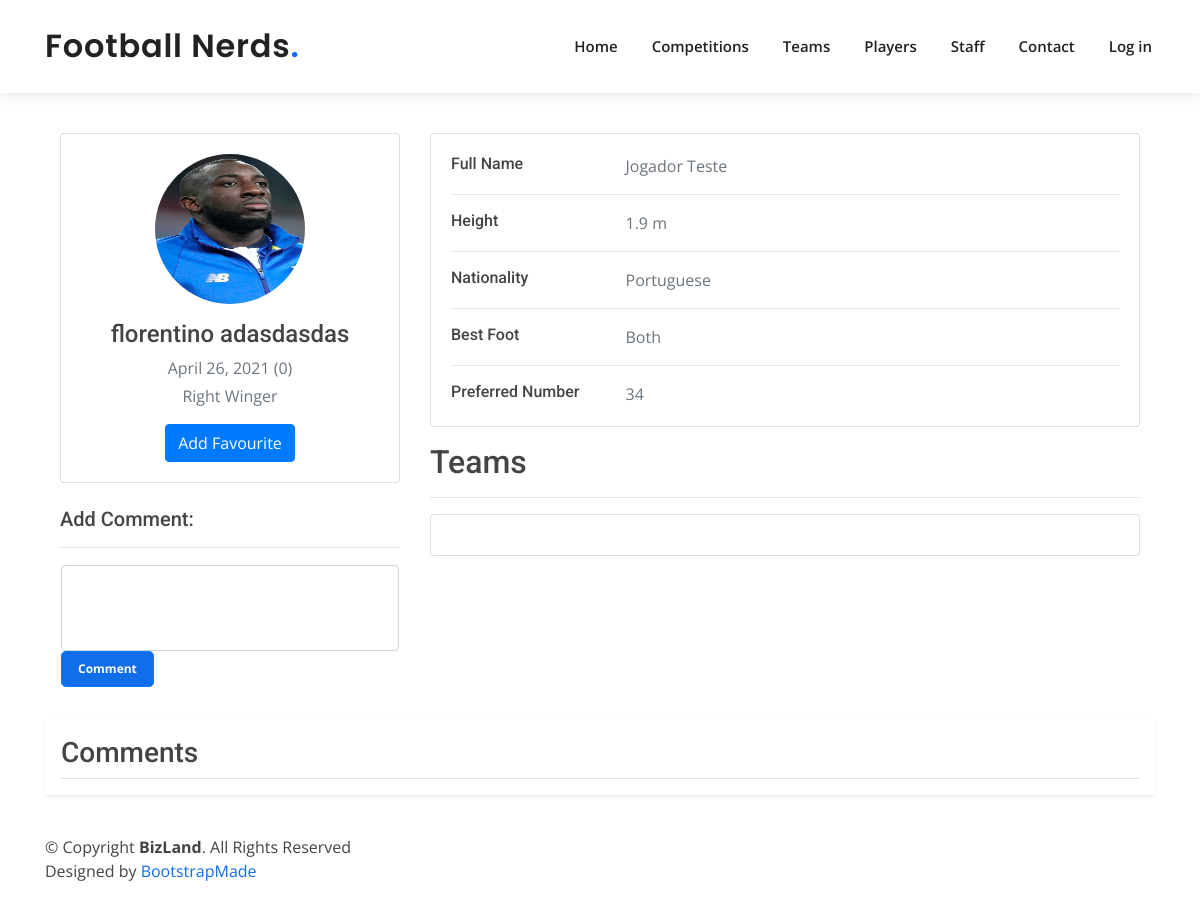
Page /players/2 on the earlier database version.
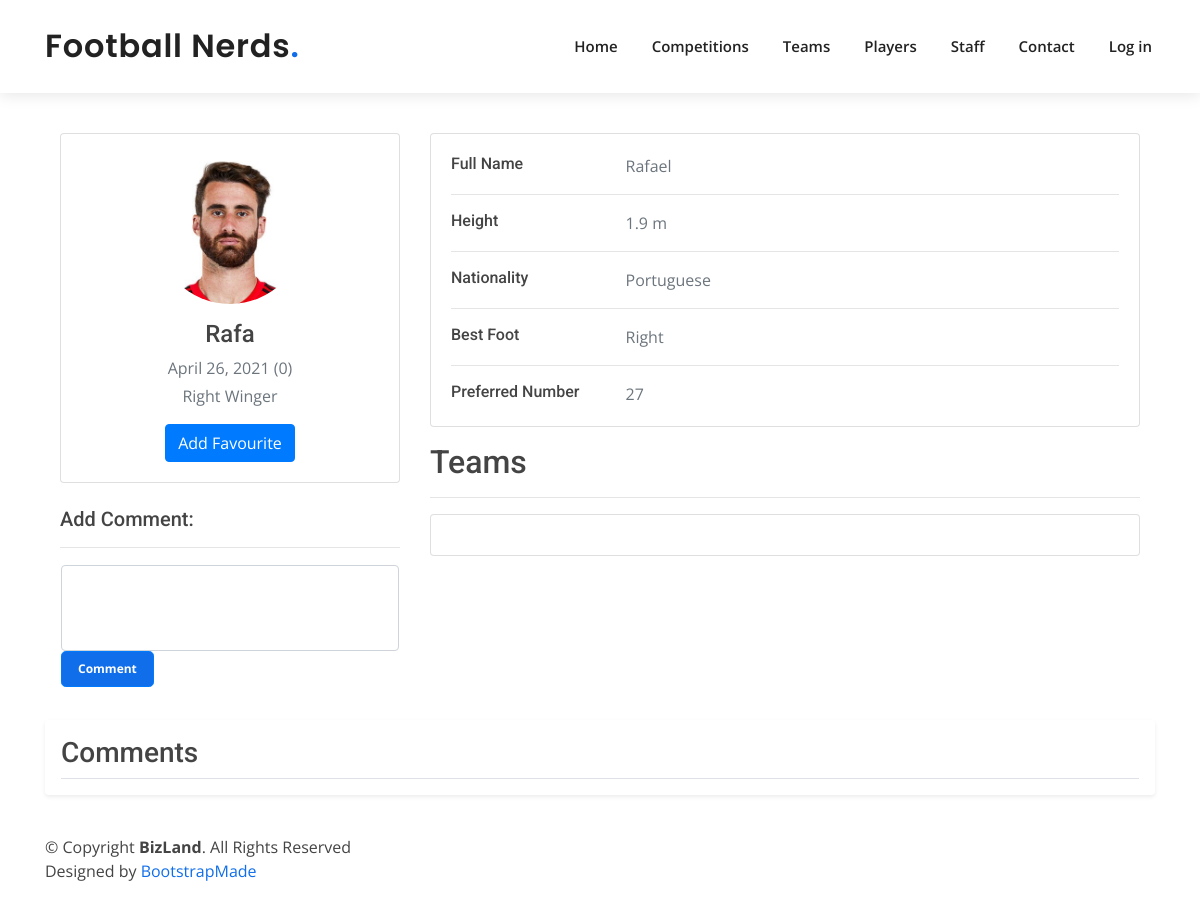
Same page on the later database version.
### app/models.py (models this page shows, shortened)
class Player(models.Model):
    POSITION_CHOICES = (
        ('Striker', 'ST-Striker'),
        ('Left Winger', 'LW-Left Winger'),
        ('Right Winger', 'RW-Right Winger'),
        ('Central Attacking Midfielder', 'CAM-Central Attacking Midfielder'),
        ('Central Midfielder', 'CM-Central Midfielder'),
        ('Central Defensive Midfielder', 'CDM-Central Defensive Midfielder'),
        ('Left Back', 'LB-Left Back'),
        ('Right Back', 'RB-Right Back'),
        ('Center Back', 'CB-Center Back'),
        ('Goalkeeper', 'GR-Goalkeeper'),
    )
    BEST_FOOT = (('Left', 'L-Left'), ('Right', 'R-Right'), ('Both', 'B-Both'))
    full_name = models.CharField(max_length=120)
    name = models.CharField(max_length=90)
    birthday = models.DateField()
    height = models.FloatField()
    nationality = models.CharField(max_length=70)
    position = models.CharField(max_length=28, choices=POSITION_CHOICES)
    best_foot = models.CharField(max_length=5, choices=BEST_FOOT)
    preferred_number = models.IntegerField()
    player_img = models.CharField(max_length=100, default="default_player.png")

### app/views.py (the view, shortened to what this page needs)
# urls.py: path('players/<int:id>', views.player_details, name='player_details'),
def player_details(request, id):
    if not request.user.is_authenticated or request.user.username == 'admin':
        favouriteplayer = False
    t_parms = {
        'player': Player.objects.get(id=id),
        'teams': set(Team.objects.filter(playerplaysfor__player_id=id).distinct()),  # TODO: Encontrar melhor solução
        'season': PlayerPlaysFor.objects.filter(player_id=id),
        'comments': CommentPlayer.objects.filter(player_id=id),
        'age': int((datetime.date.today() - Player.objects.get(id=id).birthday).days / 365),
        'favouriteplayer': favouriteplayer,
        'formComment': MakeCommentForm(),
    }
    return render(request, 'player_details.html', t_parms)

### app/forms.py
class MakeCommentForm(forms.Form):
    comment = forms.CharField(widget=forms.Textarea, label='Add Comment')
    fields = ('comment')
    def __init__(self, *args, **kwargs):
        super().__init__(*args, **kwargs)
        for myField in self.fields:
            self.fields[myField].widget.attrs['rows'] = 3
            self.fields[myField].widget.attrs['class'] = 'form-control'
            self.fields[myField].widget.attrs['style'] = 'resize:none'

### templates/player_details.html (shortened to what this page needs)
{% extends 'layout.html' %}
{% load static %}
{% block content %}
<div class="container" style="padding-top: 40px">
    <div class="main-body">
          <div class="row gutters-sm">
            <div class="col-md-4 mb-3">
              <div class="card">
                <div class="card-body">
                  <div class="d-flex flex-column align-items-center text-center">
                    <img src="{% static player.player_img %}" alt="Admin" class="rounded-circle" width="150" height="150">
                    <div class="mt-3">
                      <h4>{{ player.name }}</h4>
                      <p class="text-secondary mb-1">{{ player.birthday }} ({{ age }})</p>
                      <p class="text-muted font-size-sm">{{ player.position }}</p>
                      <form action="{% url 'players' %}{{ player.id }}" method="post" >
                        {% if favouriteplayer %}
                            <button class="btn btn-primary" name="remove" remove="remove"> Remove Favourite</button>
                        {% else %}
                            <button class="btn btn-primary" value="add" name="add">Add Favourite</button>
                        {% endif %}
                      </form>
                    </div>
                  </div>
                </div>
              </div>
            <br>
            <h5>{{ formComment.comment.label}}:</h5>
            <hr>
              <div class="card mt-3" style="border-color: white">
                  <form action="{% url 'players' %}{{ player.id }}" method="post">
                      {{ formComment.comment }}
                      <button style="background: #106eea;font-size: 12px; font-weight: bolder;" type="submit" class="btn btn-primary btn-lg">Comment</button>
                  </form>
              </div>
            </div>
            <div class="col-md-8">
              <div class="card mb-3">
                <div class="card-body">
                  <div class="row">
                    <div class="col-sm-3">
                      <h6 class="mb-0">Full Name</h6>
                    </div>
                    <div class="col-sm-9 text-secondary">
                        {{player.full_name}}
                    </div>
                  </div>
                  <hr>
                  <div class="row">
                    <div class="col-sm-3">
                      <h6 class="mb-0">Height</h6>
                    </div>
                    <div class="col-sm-9 text-secondary">
                        {{player.height}} m
                    </div>
                  </div>
                  <hr>
                  <div class="row">
                    <div class="col-sm-3">
                      <h6 class="mb-0">Nationality</h6>
                    </div>
                    <div class="col-sm-9 text-secondary">
                      {{ player.nationality }}
                    </div>
                  </div>
                  <hr>
                  <div class="row">
                    <div class="col-sm-3">
                      <h6 class="mb-0">Best Foot</h6>
                    </div>
                    <div class="col-sm-9 text-secondary">
                      {{ player.best_foot }}
                    </div>
                  </div>
                  <hr>
                  <div class="row">
                    <div class="col-sm-3">
                      <h6 class="mb-0">Preferred Number</h6>
                    </div>
                    <div class="col-sm-9 text-secondary">
                      {{ player.preferred_number }}
                    </div>
                  </div>
                </div>
              </div>
                    <h2>Teams</h2>
                    <hr>
                    <div class="card mb-3">
                <div class="card-body">
                </div>
                </div>
            </div>
            </div>
          </div>
        </div>
          <div class="my-3 p-3 bg-body rounded shadow-sm">
            <h3 class="border-bottom pb-2 mb-0">Comments</h3>
            </div>
          </div>
{% endblock %}

Differences in the rows shown:
changed Player "Right Winger": player_img: a different picture; name "florentino adasdasdas" → "Rafa"; full_name "Jogador Teste" → "Rafael"; best_foot "Both" → "Right"; preferred_number "34" → "27"
